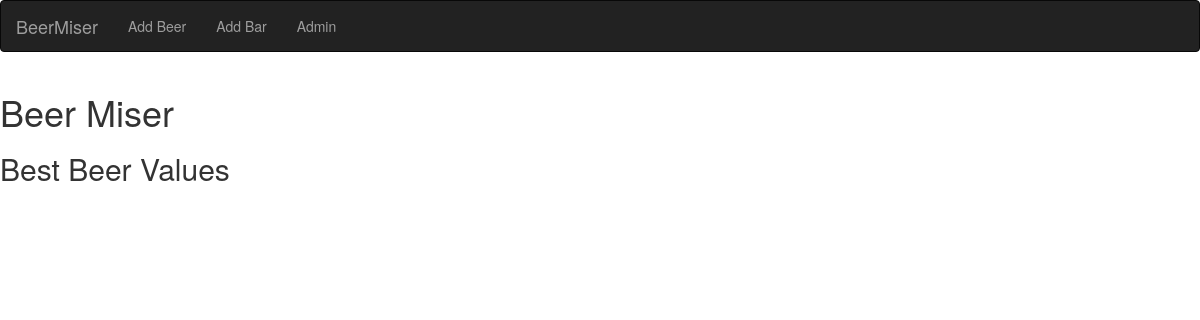
Before: / with the older database file.
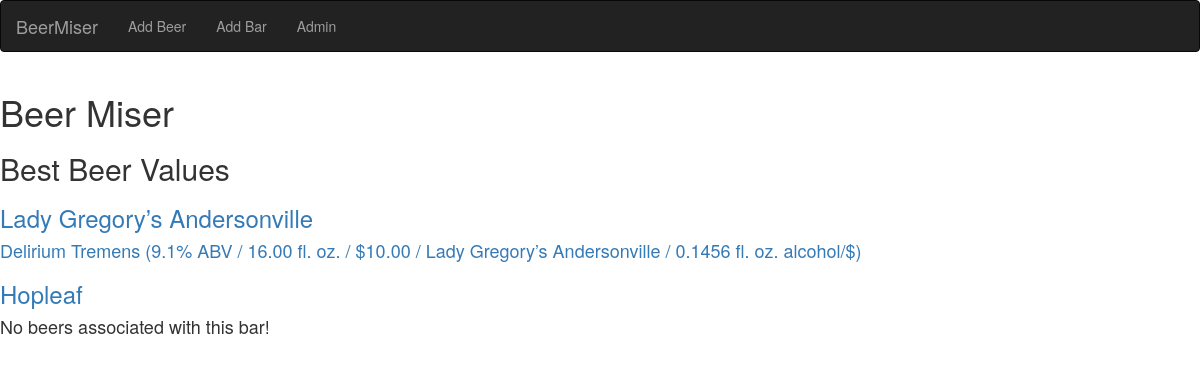
After: the same page with the newer database file.
### bars/models.py (models this page shows, shortened)
class Bar(models.Model):
    name = models.CharField(max_length=256)
    street_address = models.TextField(null=True)
    city = models.CharField(max_length=100, null=True)
    state = models.CharField(max_length=2, null=True)
    @property
    def best_beer(self):
        beers = self.beer_set.all()
        if beers.count() > 0:
            return max(beers, key=lambda beer: beer.alcohol_per_dollar)
        else:
            return None

class Beer(models.Model):
    bar = models.ForeignKey(Bar, on_delete=models.CASCADE)
    name = models.CharField(max_length=256)
    fluid_ounces = models.DecimalField(max_digits=4, decimal_places=2)
    price_usd = models.DecimalField(max_digits=4, decimal_places=2)
    alcohol_by_volume = models.DecimalField(max_digits=3, decimal_places=1)
    updated = models.DateTimeField(auto_now=True)
    @property
    def alcohol_fluid_ounces(self):
        return self.alcohol_by_volume * self.fluid_ounces / Decimal(100.0)
    @property
    def alcohol_per_dollar(self):
        if self.price_usd == Decimal(0.00):
            return sys.float_info.max
        return self.alcohol_fluid_ounces / self.price_usd
    def __str__(self):
        return '{0} ({1}% ABV / {2} fl. oz. / ${3} / {4} / {5} fl. oz. alcohol/$)'.format(
                self.name,
                self.alcohol_by_volume,
                self.fluid_ounces,
                self.price_usd,
                self.bar.name,
                self.alcohol_per_dollar
                )

### bars/views.py (the view)
# urls.py: path(r'', main, name='main'),
def main(request):
    bars = Bar.objects.all()
    return render(request, 'bars/main.html', {'bars': bars})

### bars/templates/bars/main.html
{% extends 'base.html' %}
{% block content %}
<h1>Beer Miser</h1>
<h2>Best Beer Values</h2>
{% for bar in bars %}
<h3><a href="{% url 'bar_detail' pk=bar.pk %}">{{ bar.name }}</a></h3>
<h4>{% if bar.best_beer %}<a href="{% url 'beer_detail' pk=bar.best_beer.pk %}">{{ bar.best_beer }}</a>{% else %}No beers associated with this bar!{% endif %}</h4>
{% endfor %}
{% endblock %}

### bars/templates/base.html (shortened to what this page needs)
{% load staticfiles %}
<html>
    <head>
        <link rel="stylesheet" href="//maxcdn.bootstrapcdn.com/bootstrap/3.3.7/css/bootstrap.min.css">
        <link rel="stylesheet" href="https://maxcdn.bootstrapcdn.com/font-awesome/4.7.0/css/font-awesome.min.css">
    </head>
    <body>
        <nav class="navbar navbar-inverse">
            <div class="container-fluid">
                <div class="navbar-header">
                    <a class="navbar-brand" href="{% url 'main' %}">BeerMiser</a>
                </div>
                <ul class="nav navbar-nav">
                    <li><a href="{% url 'add_beer' %}">Add Beer</a></li>
                    <li><a href="{% url 'add_bar' %}">Add Bar</a></li>
                    <li><a href="/admin/">Admin</a></li>
                </ul>
            </div>
        </nav>
        <div class="content">
            <div class="row">
                <div class="col-md-12">
                {% block content %}
                {% endblock %}
                </div>
            </div>
        </div>
    </body>
</html>

Changed rows visible on the page:
added Bar: name "Lady Gregory’s Andersonville", best_beer "Delirium Tremens (9.1% ABV / 16.00 fl. oz. / $10.00 / Lady Gregory’s Andersonville / 0.1456 fl. oz. alcohol/$)"
added Bar: name "Hopleaf", shows "No beers associated with this bar!"
